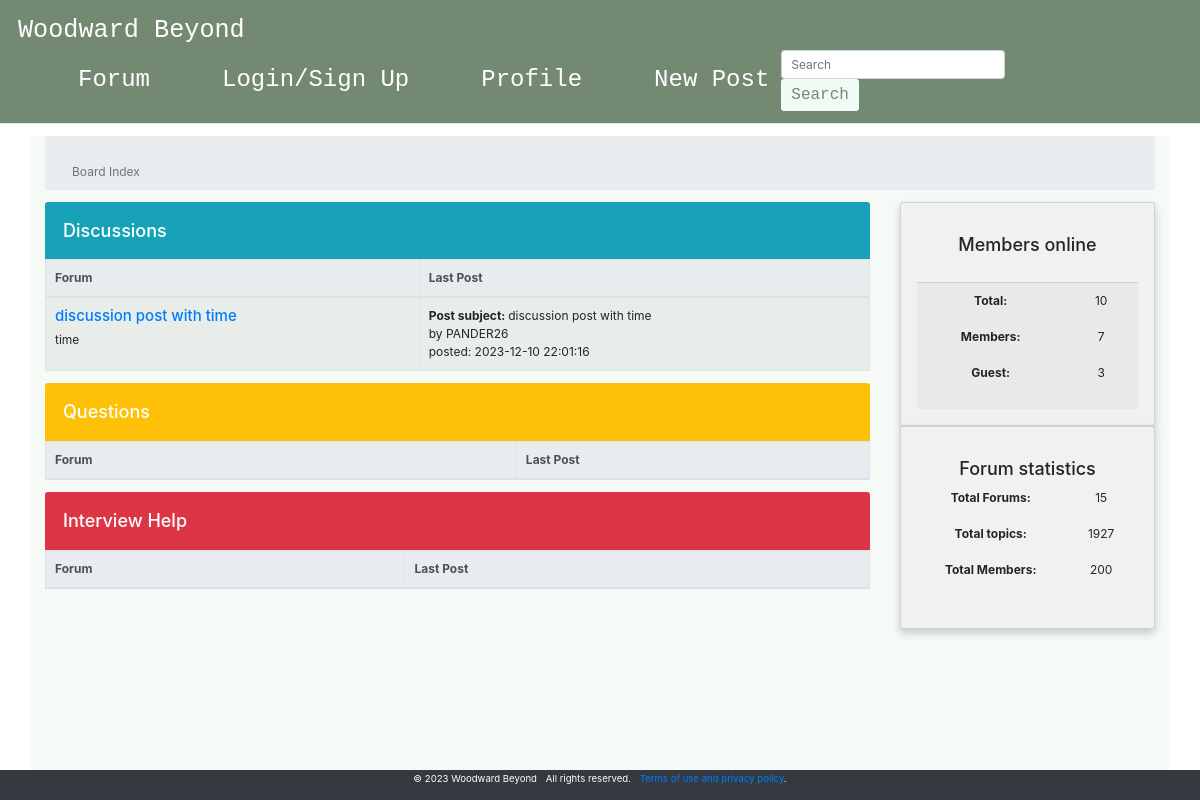
The app's page /index.html, older data.
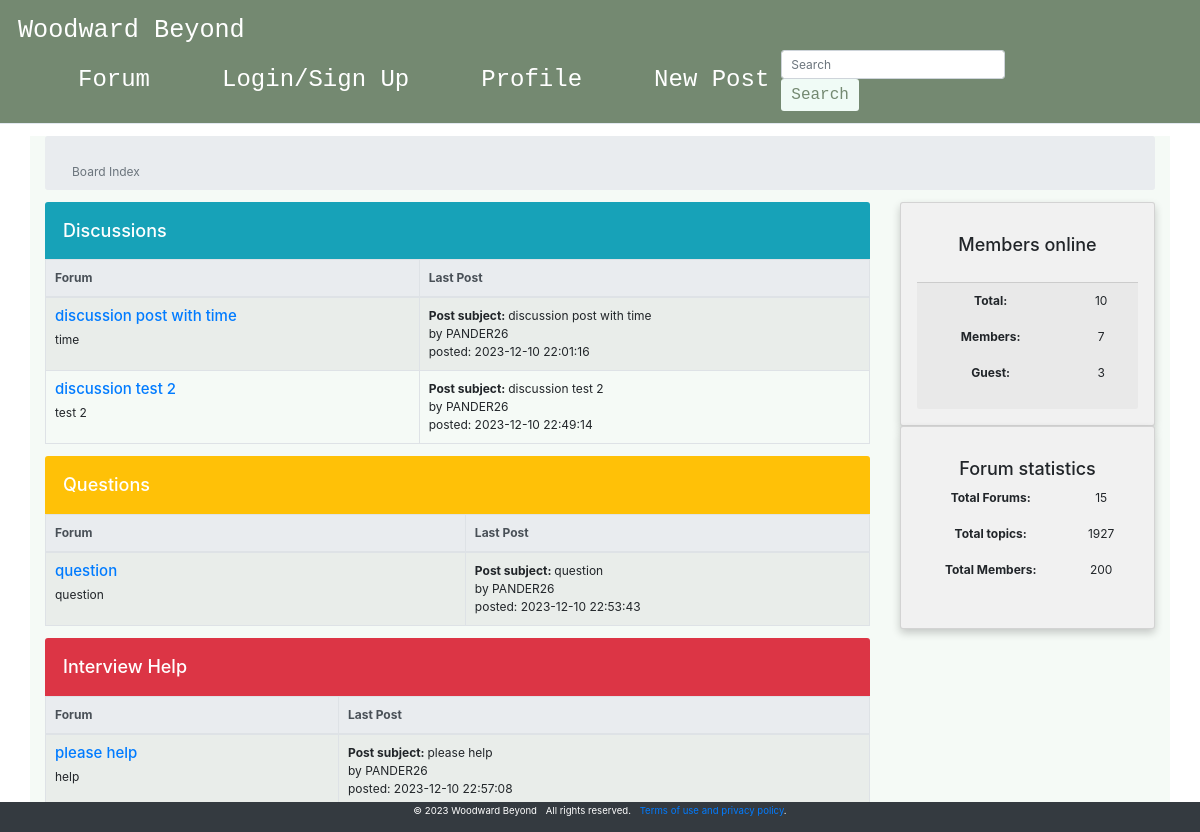
The same page, newer data.
### tables this page shows
CREATE TABLE posts (
            id INTEGER PRIMARY KEY AUTOINCREMENT,
            author_id INTEGER,
            title TEXT NOT NULL,
            content TEXT NOT NULL,
            category TEXT NOT NULL,
            timestamp TIMESTAMP DEFAULT CURRENT_TIMESTAMP,
            FOREIGN KEY (author_id) REFERENCES users(id)
        );

CREATE TABLE users (id int, username text, password text, date TEXT);

### app.py (the view)
@app.route('/index.html')
def index():
    session['signed_up'] = False
    posts = get_posts()
    return render_template('index.html', items=posts)

### app.py (called while the page is built)
def get_db_connection():
    conn = sqlite3.connect('database/wb.db')
    conn.row_factory = sqlite3.Row
    return conn

def get_posts():
    conn = get_db_connection()
    cursor = conn.cursor()
    cursor.execute('''
        SELECT posts.id, posts.title, posts.content, posts.category, posts.author_id, users.username, posts.timestamp
        FROM posts
        JOIN users ON posts.author_id = users.id
    ''')
    posts = cursor.fetchall()
    conn.close()
    return posts

### templates/index.html (shortened to what this page needs)
<!DOCTYPE html>
<html lang="en">
<head>
<link rel="stylesheet" href="https://stackpath.bootstrapcdn.com/bootstrap/4.3.1/css/bootstrap.min.css">
</head>
<body>
            {% include 'header.html'%}
    <div class="container my-3 ww-body">
    <nav class="breadcrumb">
        <div class="container mt-4">
            <span class="breadcrumb-item active">Board Index</span>
        </div>
    </nav>
    <div class="row">
        <div class="col-12 col-xl-9">
    <h2 class="h4 text-white bg-info mb-0 p-4 rounded-top">Discussions</h2>
    <table class ="table table-striped table-bordered table-fixed">
        <thead class="thead-light">
            <tr>
                <th scope="col" class="forum-col">Forum</th>
                <th scope="col">Last Post</th>
            </tr>
        </thead>
        <tbody>
            {% for post in items %}
                {% if post['category'] == 'Discussion' %}
                    <tr>
                        <td>
                            <h3 class="h5"><a href="{{ url_for('view_post', id=post.id) }}">{{ post['title'] }}</a></h3>
                            <div class="fixed-table-content">
                                <p>{{ post['content'] }} </p>
                            </div>
                        </td>
                        <td>
                            <div><span class="font-weight-bold"> Post subject: </span>{{ post['title'] }}</div>
                            <div>by {{ post['username'] }}</div>
                            <div> posted: {{ post['timestamp'] }}</div>
                        </td>
                    </tr>
                {% endif %}
            {% endfor %}
        </tbody>
    </table>
    <h2 class="h4 text-white bg-warning mb-0 p-4 rounded-top">Questions</h2>
    <table class ="table table-striped table-bordered table-fixed">
        <thead class="thead-light">
            <tr>
                <th scope="col" class="forum-col">Forum</th>
                <th scope="col" class="last-post-col">Last Post</th>
            </tr>
        </thead>
        <tbody>
            {% for post in items %}
                {% if post['category'] == 'Question' %}
                    <tr>
                        <td>
                            <h3 class="h5"><a href="{{ url_for('view_post', id=post.id) }}">{{ post['title'] }}</a></h3>
                            <div class="fixed-table-content">
                                <p>{{ post['content'] }} </p>
                            </div>
                        </td>
                        <td>
                            <div><span class="font-weight-bold"> Post subject: </span>{{ post['title'] }}</div>
                            <div>by {{ post['username'] }}</div>
                            <div> posted: {{ post['timestamp'] }}</div>
                        </td>
                    </tr>
                {% endif %}
            {% endfor %}
        </tbody>
    </table>
    <h2 class="h4 text-white bg-danger mb-0 p-4 rounded-top">Interview Help</h2>
    <table class ="table table-striped table-bordered table-fixed">
        <thead class="thead-light">
            <tr>
                <th scope="col">Forum</th>
                <th scope="col">Last Post</th>
            </tr>
        </thead>
        <tbody>
            {% for post in items %}
                {% if post['category'] == 'Interview Help' %}
                    <tr>
                        <td>
                            <h3 class="h5"><a href="{{ url_for('view_post', id=post.id) }}">{{ post['title'] }}</a></h3>
                            <div class="fixed-table-content">
                                <p>{{ post['content'] }} </p>
                            </div>
                        </td>
                        <td>
                            <div><span class="font-weight-bold"> Post subject: </span>{{ post['title'] }}</div>
                            <div>by {{ post['username'] }}</div>
                            <div> posted: {{ post['timestamp'] }}</div>
                        </td>
                    </tr>
                {% endif %}
            {% endfor %}
        </tbody>
    </table>
</div>
    <div class="col-12 col-xl-3">
    <aside>
        <div class="row">
        <div class="col-12 col-sm-6 col-xl-12">
        <div class ="card">
            <div class="card-body">
                <h2 class="h4 card-title">Members online</h2>
            </div>
            <div class="card-footer">
                <dl class="row">
                    <dt class="col-8">Total:</dt>
                    <dd class="col-4">10</dd>
                </dl>
                <dl class="row">
                    <dt class="col-8">Members:</dt>
                    <dd class="col-4">7</dd>
                </dl>
                <dl class="row">
                    <dt class="col-8">Guest:</dt>
                    <dd class="col-4">3</dd>
                </dl>
                </div>
            </div>
        </div>
        <div class="col-12 col-sm-6 col-xl-12">
        <div class="card">
            <div class="card-body">
                <h2 class="h4 card-title">Forum statistics</h2>
                <dl class="row">
                    <dt class="col-8">Total Forums:</dt>
                    <dd class="col-4">15</dd>
                </dl>
                <dl class="row">
                    <dt class="col-8">Total topics:</dt>
                    <dd class="col-4">1927</dd>
                </dl>
                <dl class="row">
                    <dt class="col-8">Total Members:</dt>
                    <dd class="col-4">200</dd>
                </dl>
                </div>
            </div>
        </div>
    </aside>
  </div>
 </div>
</div>
<footer class="small">
    <div class="container">
    <ul class="list-inline">
        <li class="list-inline-item">&copy; 2023 Woodward Beyond</li>
        <li class="list-inline-item">All rights reserved.</li>
        <li class="list-inline-item"><a href="#0">Terms of use and privacy policy</a>.</li>
    </ul>
</div>
</footer>
</body>
</html>

### templates/header.html (shortened to what this page needs)
<link
      rel="stylesheet"
      type="text/css"
      href="{{ url_for('static', filename='style.css') }}"
/>
<header class="header">
    <nav class="navbar">
        <a href="{{ url_for('index') }}" class="nav-logo">Woodward Beyond</a>
        <ul class="nav-menu">
            <li class="nav-item">
                <a href="index.html" class="navbar-brand">Forum</a>
            </li>
            <li class="nav-item">
                <a href="login.html" class="navbar-brand">Login/Sign Up</a>
            </li>
            <li class="nav-item">
                <a href="profile.html" class="navbar-brand">Profile</a>
            </li>
            <li class="nav-item">
                <a href="new-post.html" class="navbar-brand">New Post</a>
            </li>
            <li>
                <form action="{{ url_for('search') }}" method="GET" class="search-form">
                    <input type="text" name="query" class="form-control mr-3 mb-2 mb-sm-0" placeholder="Search">
                    <button type="submit" class="ww-btn btn btn-primary">Search</button>
                </form>
            </li>
        </ul>
    </nav>
</header>

### static/style.css (style rules this page uses)
* { margin: 0; padding: 0; box-sizing: border-box; }
body { display: flex; flex-direction: column; min-height: 100vh; margin: 0; }
.container { flex: 1; }
html { font-size: 75%; font-family: 'Roboto', sans-serif; }
li { list-style: none; }
a { text-decoration: none; }
.header { border-bottom: 1px solid #E2E8F0; }
.navbar { display: flex; justify-content: space-between; align-items: center; padding: 1rem 1.5rem; background-color: #748971; }
.nav-menu { display: flex; justify-content: space-between; align-items: center; margin: 0; }
.navbar-brand { font-size: 2rem; font-weight: 500; color: #ffffff; font-family: 'JetBrains Mono', monospace; }
.nav-item { margin-left: 5rem; }
.nav-logo { font-size: 2.1rem; font-weight: 500; color: #ffffff; font-family: 'JetBrains Mono', monospace; }
.ww-btn { background-color: #F0FBF6; border: none; color: #748971; padding: 4px 10px; text-align: center; text-decoration: none; display: inline-block; font-size: 16px; font-family: 'JetBrains Mono', monospace; }
.card { box-shadow: 0 4px 8px 0 rgba(0, 0, 0, 0.2); padding: 16px; text-align: center; background-color: #f1f1f1; }
footer { position: fixed; bottom: 0; width: 100%; background-color: #343a40; color: white; padding: 2px; text-align: center; }

### templates/index.html (style rules this page uses)
.forum-col { min-width: 16em; }
.created-col, .last-post-col { min-width: 12em; }
.ww-body { background-color: #F5FAF6; }
.ww-btn { background-color: #D0E1D4; }

Row changes from the older to the newer data that the page shows:
added posts: title "discussion test 2", content "test 2", username "PANDER26", timestamp "2023-12-10 22:49:14", shown under "Discussions"
added posts: title "question", content "question", username "PANDER26", timestamp "2023-12-10 22:53:43", shown under "Questions"
added posts: title "please help", content "help", username "PANDER26", timestamp "2023-12-10 22:57:08", shown under "Interview Help"
